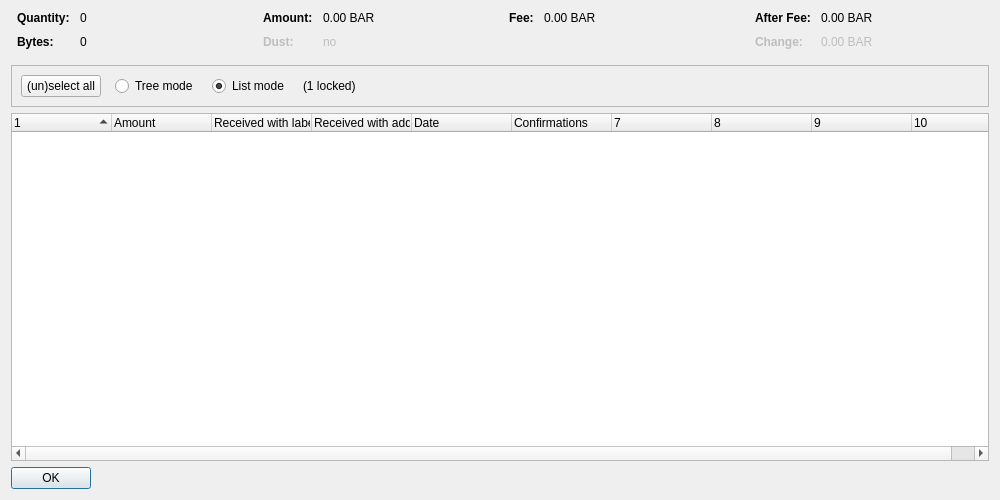
<?xml version="1.0" encoding="UTF-8"?>
<ui version="4.0">
 <class>CoinControlDialog</class>
 <widget class="QDialog" name="CoinControlDialog">
  <property name="geometry">
   <rect>
    <x>0</x>
    <y>0</y>
    <width>1000</width>
    <height>500</height>
   </rect>
  </property>
  <property name="windowTitle">
   <string>Coin Selection</string>
  </property>
  <layout class="QVBoxLayout" name="verticalLayout">
   <item>
    <layout class="QHBoxLayout" name="horizontalLayoutTop" stretch="0,0,0,0">
     <property name="topMargin">
      <number>0</number>
     </property>
     <property name="bottomMargin">
      <number>10</number>
     </property>
     <item>
      <layout class="QFormLayout" name="formLayoutCoinControl1">
       <property name="horizontalSpacing">
        <number>10</number>
       </property>
       <property name="verticalSpacing">
        <number>10</number>
       </property>
       <property name="leftMargin">
        <number>6</number>
       </property>
       <property name="rightMargin">
        <number>6</number>
       </property>
       <item row="0" column="0">
        <widget class="QLabel" name="labelCoinControlQuantityText">
         <property name="font">
          <font>
           <weight>75</weight>
           <bold>true</bold>
          </font>
         </property>
         <property name="text">
          <string>Quantity:</string>
         </property>
        </widget>
       </item>
       <item row="0" column="1">
        <widget class="QLabel" name="labelCoinControlQuantity">
         <property name="cursor">
          <cursorShape>IBeamCursor</cursorShape>
         </property>
         <property name="contextMenuPolicy">
          <enum>Qt::ActionsContextMenu</enum>
         </property>
         <property name="text">
          <string notr="true">0</string>
         </property>
         <property name="textInteractionFlags">
          <set>Qt::LinksAccessibleByMouse|Qt::TextSelectableByKeyboard|Qt::TextSelectableByMouse</set>
         </property>
        </widget>
       </item>
       <item row="1" column="0">
        <widget class="QLabel" name="labelCoinControlBytesText">
         <property name="font">
          <font>
           <weight>75</weight>
           <bold>true</bold>
          </font>
         </property>
         <property name="text">
          <string>Bytes:</string>
         </property>
        </widget>
       </item>
       <item row="1" column="1">
        <widget class="QLabel" name="labelCoinControlBytes">
         <property name="cursor">
          <cursorShape>IBeamCursor</cursorShape>
         </property>
         <property name="contextMenuPolicy">
          <enum>Qt::ActionsContextMenu</enum>
         </property>
         <property name="text">
          <string notr="true">0</string>
         </property>
         <property name="textInteractionFlags">
          <set>Qt::LinksAccessibleByMouse|Qt::TextSelectableByKeyboard|Qt::TextSelectableByMouse</set>
         </property>
        </widget>
       </item>
      </layout>
     </item>
     <item>
      <layout class="QFormLayout" name="formLayoutCoinControl2">
       <property name="horizontalSpacing">
        <number>10</number>
       </property>
       <property name="verticalSpacing">
        <number>10</number>
       </property>
       <property name="leftMargin">
        <number>6</number>
       </property>
       <property name="rightMargin">
        <number>6</number>
       </property>
       <item row="0" column="0">
        <widget class="QLabel" name="labelCoinControlAmountText">
         <property name="font">
          <font>
           <weight>75</weight>
           <bold>true</bold>
          </font>
         </property>
         <property name="text">
          <string>Amount:</string>
         </property>
        </widget>
       </item>
       <item row="0" column="1">
        <widget class="QLabel" name="labelCoinControlAmount">
         <property name="cursor">
          <cursorShape>IBeamCursor</cursorShape>
         </property>
         <property name="contextMenuPolicy">
          <enum>Qt::ActionsContextMenu</enum>
         </property>
         <property name="text">
          <string notr="true">0.00 BAR</string>
         </property>
         <property name="textInteractionFlags">
          <set>Qt::LinksAccessibleByMouse|Qt::TextSelectableByKeyboard|Qt::TextSelectableByMouse</set>
         </property>
        </widget>
       </item>
       <item row="1" column="0">
        <widget class="QLabel" name="labelCoinControlLowOutputText">
         <property name="enabled">
          <bool>false</bool>
         </property>
         <property name="font">
          <font>
           <weight>75</weight>
           <bold>true</bold>
          </font>
         </property>
         <property name="text">
          <string>Dust:</string>
         </property>
        </widget>
       </item>
       <item row="1" column="1">
        <widget class="QLabel" name="labelCoinControlLowOutput">
         <property name="enabled">
          <bool>false</bool>
         </property>
         <property name="cursor">
          <cursorShape>IBeamCursor</cursorShape>
         </property>
         <property name="contextMenuPolicy">
          <enum>Qt::ActionsContextMenu</enum>
         </property>
         <property name="text">
          <string notr="true">no</string>
         </property>
         <property name="textInteractionFlags">
          <set>Qt::LinksAccessibleByMouse|Qt::TextSelectableByKeyboard|Qt::TextSelectableByMouse</set>
         </property>
        </widget>
       </item>
      </layout>
     </item>
     <item>
      <layout class="QFormLayout" name="formLayoutCoinControl3">
       <property name="horizontalSpacing">
        <number>10</number>
       </property>
       <property name="verticalSpacing">
        <number>10</number>
       </property>
       <property name="leftMargin">
        <number>6</number>
       </property>
       <property name="rightMargin">
        <number>6</number>
       </property>
       <item row="0" column="0">
        <widget class="QLabel" name="labelCoinControlFeeText">
         <property name="font">
          <font>
           <weight>75</weight>
           <bold>true</bold>
          </font>
         </property>
         <property name="text">
          <string>Fee:</string>
         </property>
        </widget>
       </item>
       <item row="0" column="1">
        <widget class="QLabel" name="labelCoinControlFee">
         <property name="cursor">
          <cursorShape>IBeamCursor</cursorShape>
         </property>
         <property name="contextMenuPolicy">
          <enum>Qt::ActionsContextMenu</enum>
         </property>
         <property name="text">
          <string notr="true">0.00 BAR</string>
         </property>
         <property name="textInteractionFlags">
          <set>Qt::LinksAccessibleByMouse|Qt::TextSelectableByKeyboard|Qt::TextSelectableByMouse</set>
         </property>
        </widget>
       </item>
      </layout>
     </item>
     <item>
      <layout class="QFormLayout" name="formLayoutCoinControl4">
       <property name="horizontalSpacing">
        <number>10</number>
       </property>
       <property name="verticalSpacing">
        <number>10</number>
       </property>
       <property name="leftMargin">
        <number>6</number>
       </property>
       <property name="rightMargin">
        <number>6</number>
       </property>
       <item row="0" column="0">
        <widget class="QLabel" name="labelCoinControlAfterFeeText">
         <property name="font">
          <font>
           <weight>75</weight>
           <bold>true</bold>
          </font>
         </property>
         <property name="text">
          <string>After Fee:</string>
         </property>
        </widget>
       </item>
       <item row="0" column="1">
        <widget class="QLabel" name="labelCoinControlAfterFee">
         <property name="cursor">
          <cursorShape>IBeamCursor</cursorShape>
         </property>
         <property name="contextMenuPolicy">
          <enum>Qt::ActionsContextMenu</enum>
         </property>
         <property name="text">
          <string notr="true">0.00 BAR</string>
         </property>
         <property name="textInteractionFlags">
          <set>Qt::LinksAccessibleByMouse|Qt::TextSelectableByKeyboard|Qt::TextSelectableByMouse</set>
         </property>
        </widget>
       </item>
       <item row="1" column="0">
        <widget class="QLabel" name="labelCoinControlChangeText">
         <property name="enabled">
          <bool>false</bool>
         </property>
         <property name="font">
          <font>
           <weight>75</weight>
           <bold>true</bold>
          </font>
         </property>
         <property name="text">
          <string>Change:</string>
         </property>
        </widget>
       </item>
       <item row="1" column="1">
        <widget class="QLabel" name="labelCoinControlChange">
         <property name="enabled">
          <bool>false</bool>
         </property>
         <property name="cursor">
          <cursorShape>IBeamCursor</cursorShape>
         </property>
         <property name="contextMenuPolicy">
          <enum>Qt::ActionsContextMenu</enum>
         </property>
         <property name="text">
          <string notr="true">0.00 BAR</string>
         </property>
         <property name="textInteractionFlags">
          <set>Qt::LinksAccessibleByMouse|Qt::TextSelectableByKeyboard|Qt::TextSelectableByMouse</set>
         </property>
        </widget>
       </item>
      </layout>
     </item>
    </layout>
   </item>
   <item>
    <widget class="QFrame" name="frame">
     <property name="minimumSize">
      <size>
       <width>0</width>
       <height>40</height>
      </size>
     </property>
     <property name="frameShape">
      <enum>QFrame::StyledPanel</enum>
     </property>
     <property name="frameShadow">
      <enum>QFrame::Sunken</enum>
     </property>
     <layout class="QHBoxLayout" name="horizontalLayout">
      <item>
       <layout class="QHBoxLayout" name="horizontalLayoutPanel" stretch="0,0,0,0,0">
        <property name="spacing">
         <number>14</number>
        </property>
        <item>
         <widget class="QPushButton" name="pushButtonSelectAll">
          <property name="sizePolicy">
           <sizepolicy hsizetype="Maximum" vsizetype="Fixed">
            <horstretch>0</horstretch>
            <verstretch>0</verstretch>
           </sizepolicy>
          </property>
          <property name="text">
           <string>(un)select all</string>
          </property>
          <property name="autoDefault">
           <bool>false</bool>
          </property>
         </widget>
        </item>
        <item>
         <widget class="QRadioButton" name="radioTreeMode">
          <property name="sizePolicy">
           <sizepolicy hsizetype="Maximum" vsizetype="Fixed">
            <horstretch>0</horstretch>
            <verstretch>0</verstretch>
           </sizepolicy>
          </property>
          <property name="text">
           <string>Tree mode</string>
          </property>
         </widget>
        </item>
        <item>
         <widget class="QRadioButton" name="radioListMode">
          <property name="sizePolicy">
           <sizepolicy hsizetype="Maximum" vsizetype="Fixed">
            <horstretch>0</horstretch>
            <verstretch>0</verstretch>
           </sizepolicy>
          </property>
          <property name="text">
           <string>List mode</string>
          </property>
          <property name="checked">
           <bool>true</bool>
          </property>
         </widget>
        </item>
        <item>
         <widget class="QLabel" name="labelLocked">
          <property name="text">
           <string notr="true">(1 locked)</string>
          </property>
         </widget>
        </item>
        <item>
         <spacer name="horizontalSpacer">
          <property name="orientation">
           <enum>Qt::Horizontal</enum>
          </property>
          <property name="sizeHint" stdset="0">
           <size>
            <width>40</width>
            <height>20</height>
           </size>
          </property>
         </spacer>
        </item>
       </layout>
      </item>
     </layout>
    </widget>
   </item>
   <item>
    <widget class="CoinControlTreeWidget" name="treeWidget">
     <property name="contextMenuPolicy">
      <enum>Qt::CustomContextMenu</enum>
     </property>
     <property name="sortingEnabled">
      <bool>false</bool>
     </property>
     <property name="columnCount">
      <number>10</number>
     </property>
     <attribute name="headerShowSortIndicator" stdset="0">
      <bool>true</bool>
     </attribute>
     <attribute name="headerStretchLastSection">
      <bool>false</bool>
     </attribute>
     <column>
      <property name="text">
       <string/>
      </property>
     </column>
     <column>
      <property name="text">
       <string>Amount</string>
      </property>
     </column>
     <column>
      <property name="text">
       <string>Received with label</string>
      </property>
     </column>
     <column>
      <property name="text">
       <string>Received with address</string>
      </property>
     </column>
     <column>
      <property name="text">
       <string>Date</string>
      </property>
     </column>
     <column>
      <property name="text">
       <string>Confirmations</string>
      </property>
      <property name="toolTip">
       <string>Confirmed</string>
      </property>
     </column>
     <column>
      <property name="text">
       <string/>
      </property>
     </column>
     <column>
      <property name="text">
       <string/>
      </property>
     </column>
     <column>
      <property name="text">
       <string/>
      </property>
     </column>
     <column>
      <property name="text">
       <string/>
      </property>
     </column>
    </widget>
   </item>
   <item>
    <widget class="QDialogButtonBox" name="buttonBox">
     <property name="sizePolicy">
      <sizepolicy hsizetype="Maximum" vsizetype="Fixed">
       <horstretch>0</horstretch>
       <verstretch>0</verstretch>
      </sizepolicy>
     </property>
     <property name="orientation">
      <enum>Qt::Horizontal</enum>
     </property>
     <property name="standardButtons">
      <set>QDialogButtonBox::Ok</set>
     </property>
    </widget>
   </item>
  </layout>
 </widget>
 <customwidgets>
  <customwidget>
   <class>CoinControlTreeWidget</class>
   <extends>QTreeWidget</extends>
   <header>coincontroltreewidget.h</header>
  </customwidget>
 </customwidgets>
 <resources/>
 <connections/>
</ui>
